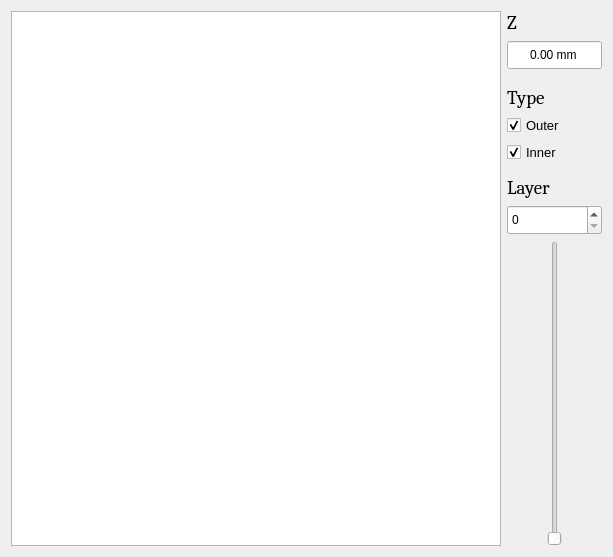
<?xml version="1.0" encoding="UTF-8"?>
<ui version="4.0">
 <class>LayerViewWidget</class>
 <widget class="QWidget" name="LayerViewWidget">
  <property name="geometry">
   <rect>
    <x>0</x>
    <y>0</y>
    <width>613</width>
    <height>557</height>
   </rect>
  </property>
  <property name="windowTitle">
   <string>Layer Viewer</string>
  </property>
  <layout class="QHBoxLayout" name="horizontalLayout">
   <item>
    <widget class="QGraphicsView" name="layerView"/>
   </item>
   <item>
    <layout class="QVBoxLayout" name="verticalLayout_2">
     <item>
      <widget class="QLabel" name="label_2">
       <property name="font">
        <font>
         <family>Cambria</family>
         <pointsize>14</pointsize>
        </font>
       </property>
       <property name="text">
        <string>Z</string>
       </property>
      </widget>
     </item>
     <item>
      <widget class="QDoubleSpinBox" name="zSpin">
       <property name="sizePolicy">
        <sizepolicy hsizetype="Minimum" vsizetype="Preferred">
         <horstretch>0</horstretch>
         <verstretch>0</verstretch>
        </sizepolicy>
       </property>
       <property name="minimumSize">
        <size>
         <width>0</width>
         <height>30</height>
        </size>
       </property>
       <property name="alignment">
        <set>Qt::AlignCenter</set>
       </property>
       <property name="readOnly">
        <bool>true</bool>
       </property>
       <property name="buttonSymbols">
        <enum>QAbstractSpinBox::NoButtons</enum>
       </property>
       <property name="suffix">
        <string> mm</string>
       </property>
       <property name="minimum">
        <double>-99990000.000000000000000</double>
       </property>
       <property name="maximum">
        <double>99990000.000000000000000</double>
       </property>
      </widget>
     </item>
     <item>
      <spacer name="verticalSpacer">
       <property name="orientation">
        <enum>Qt::Vertical</enum>
       </property>
       <property name="sizeType">
        <enum>QSizePolicy::Fixed</enum>
       </property>
       <property name="sizeHint" stdset="0">
        <size>
         <width>20</width>
         <height>10</height>
        </size>
       </property>
      </spacer>
     </item>
     <item>
      <widget class="QLabel" name="label_3">
       <property name="font">
        <font>
         <family>Cambria</family>
         <pointsize>14</pointsize>
        </font>
       </property>
       <property name="text">
        <string>Type</string>
       </property>
      </widget>
     </item>
     <item>
      <widget class="QCheckBox" name="outerCheck">
       <property name="font">
        <font>
         <pointsize>10</pointsize>
        </font>
       </property>
       <property name="text">
        <string>Outer</string>
       </property>
       <property name="checked">
        <bool>true</bool>
       </property>
      </widget>
     </item>
     <item>
      <widget class="QCheckBox" name="innerCheck">
       <property name="font">
        <font>
         <pointsize>10</pointsize>
        </font>
       </property>
       <property name="text">
        <string>Inner</string>
       </property>
       <property name="checked">
        <bool>true</bool>
       </property>
      </widget>
     </item>
     <item>
      <widget class="QLabel" name="label">
       <property name="minimumSize">
        <size>
         <width>0</width>
         <height>30</height>
        </size>
       </property>
       <property name="font">
        <font>
         <family>Cambria</family>
         <pointsize>14</pointsize>
        </font>
       </property>
       <property name="text">
        <string>Layer</string>
       </property>
       <property name="alignment">
        <set>Qt::AlignBottom|Qt::AlignLeading|Qt::AlignLeft</set>
       </property>
      </widget>
     </item>
     <item>
      <widget class="QSpinBox" name="layerSpin">
       <property name="sizePolicy">
        <sizepolicy hsizetype="Minimum" vsizetype="Preferred">
         <horstretch>0</horstretch>
         <verstretch>0</verstretch>
        </sizepolicy>
       </property>
       <property name="minimumSize">
        <size>
         <width>0</width>
         <height>30</height>
        </size>
       </property>
      </widget>
     </item>
     <item>
      <widget class="QSlider" name="layerSlider">
       <property name="sizePolicy">
        <sizepolicy hsizetype="Preferred" vsizetype="Expanding">
         <horstretch>0</horstretch>
         <verstretch>0</verstretch>
        </sizepolicy>
       </property>
       <property name="minimumSize">
        <size>
         <width>40</width>
         <height>0</height>
        </size>
       </property>
       <property name="value">
        <number>0</number>
       </property>
       <property name="orientation">
        <enum>Qt::Vertical</enum>
       </property>
      </widget>
     </item>
    </layout>
   </item>
  </layout>
 </widget>
 <resources/>
 <connections>
  <connection>
   <sender>layerSpin</sender>
   <signal>valueChanged(int)</signal>
   <receiver>layerSlider</receiver>
   <slot>setValue(int)</slot>
   <hints>
    <hint type="sourcelabel">
     <x>355</x>
     <y>61</y>
    </hint>
    <hint type="destinationlabel">
     <x>356</x>
     <y>103</y>
    </hint>
   </hints>
  </connection>
  <connection>
   <sender>layerSlider</sender>
   <signal>valueChanged(int)</signal>
   <receiver>layerSpin</receiver>
   <slot>setValue(int)</slot>
   <hints>
    <hint type="sourcelabel">
     <x>367</x>
     <y>167</y>
    </hint>
    <hint type="destinationlabel">
     <x>379</x>
     <y>70</y>
    </hint>
   </hints>
  </connection>
 </connections>
</ui>
